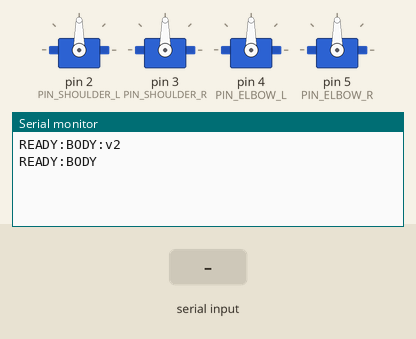
Recording of a sketch running on a simulated Arduino Mega 2560, built with avr-gcc and run on an emulated ATmega2560. On the bench: 4 × servo, the last lines printed to the serial monitor. The test bench sets the inputs (shaded band).

Above: at 1.2 s.
1.3 s: "CENTER\n" received over Serial
At 2.4 s:
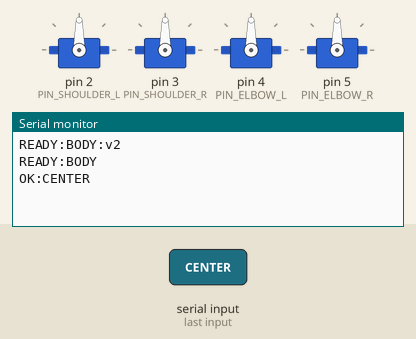
2.8 s: "STATUS\n" received over Serial
At 3.7 s:
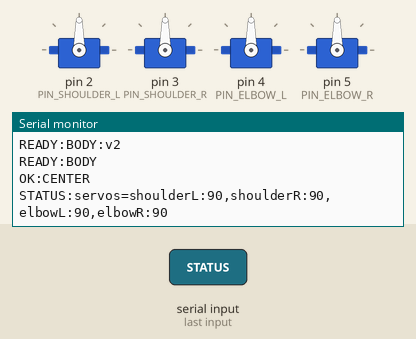

Measured:
- after the input at 1.3 s, the serial monitor: prints a new line at once (image 1)
- after the input at 2.8 s, the serial monitor: prints a new line at once (image 2)

The sketch:

servo_body.ino
```cpp
/*
 * Robot Catty — Body Controller (Arduino Mega 2560)
 * 4 servos (expandable to 8)
 *
 * Protocol:
 *   SERVO:<name>:<angle>  — set servo angle (0-180)
 *   STATUS                — return current state
 *   CENTER                — center all servos
 */

#include <Servo.h>

// Servo pins — current 4
#define PIN_SHOULDER_L  2
#define PIN_SHOULDER_R  3
#define PIN_ELBOW_L     4
#define PIN_ELBOW_R     5

// Future expansion pins
#define PIN_SHOULDER_L2  6
#define PIN_SHOULDER_R2  7
#define PIN_ELBOW_L2     8
#define PIN_ELBOW_R2     9

Servo servoShoulderL, servoShoulderR, servoElbowL, servoElbowR;
Servo servoShoulderL2, servoShoulderR2, servoElbowL2, servoElbowR2;

struct ServoMap {
    const char* name;
    Servo& servo;
    int current;
    int target;
    bool attached;
};

ServoMap servos[] = {
    {"shoulderL",  servoShoulderL,  90, 90, true},
    {"shoulderR",  servoShoulderR,  90, 90, true},
    {"elbowL",     servoElbowL,     90, 90, true},
    {"elbowR",     servoElbowR,     90, 90, true},
    {"shoulderL2", servoShoulderL2, 90, 90, false},
    {"shoulderR2", servoShoulderR2, 90, 90, false},
    {"elbowL2",    servoElbowL2,    90, 90, false},
    {"elbowR2",    servoElbowR2,    90, 90, false}
};
const int NUM_SERVOS = 8;

void setup() {
    Serial.begin(9600);

    servoShoulderL.attach(PIN_SHOULDER_L);
    servoShoulderR.attach(PIN_SHOULDER_R);
    servoElbowL.attach(PIN_ELBOW_L);
    servoElbowR.attach(PIN_ELBOW_R);

    for (int i = 0; i < NUM_SERVOS; i++) {
        servos[i].servo.write(90);
    }

    Serial.println("READY:BODY:v2");

    Serial.println("READY:BODY");
}

void loop() {
    if (Serial.available()) {
        String cmd = Serial.readStringUntil('\n');
        cmd.trim();
        processCommand(cmd);
    }

    // Smooth movement
    for (int i = 0; i < NUM_SERVOS; i++) {
        if (!servos[i].attached) continue;
        if (servos[i].current != servos[i].target) {
            int diff = servos[i].target - servos[i].current;
            if (abs(diff) <= 1) {
                servos[i].current = servos[i].target;
            } else {
                servos[i].current += diff / 2;
            }
            servos[i].servo.write(servos[i].current);
        }
    }

    delay(15);
}

void processCommand(String cmd) {
    if (cmd.startsWith("SERVO:")) {
        int sep1 = cmd.indexOf(':', 6);
        if (sep1 > 0) {
            String name = cmd.substring(6, sep1);
            int angle = constrain(cmd.substring(sep1 + 1).toInt(), 0, 180);
            for (int i = 0; i < NUM_SERVOS; i++) {
                if (name.equals(servos[i].name)) {
                    servos[i].target = angle;
                    Serial.print("OK:SERVO:");
                    Serial.print(name);
                    Serial.print(":");
                    Serial.println(angle);
                    return;
                }
            }
        }
    }
    else if (cmd.equals("CENTER")) {
        for (int i = 0; i < NUM_SERVOS; i++) {
            servos[i].target = 90;
        }
        Serial.println("OK:CENTER");
    }
    else if (cmd.equals("STATUS")) {
        Serial.print("STATUS:servos=");
        bool first = true;
        for (int i = 0; i < NUM_SERVOS; i++) {
            if (!servos[i].attached) continue;
            if (!first) Serial.print(",");
            Serial.print(servos[i].name);
            Serial.print(":");
            Serial.print(servos[i].current);
            first = false;
        }
        Serial.println();
    }
}
```
